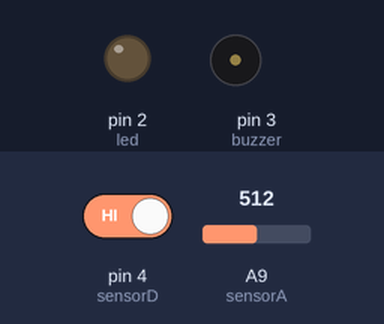
Bench run of a sketch on a simulated Arduino Mega 2560, built with avr-gcc and run on an emulated ATmega2560. Shown: output pins drawn as LEDs (lit = HIGH), buzzer (waves = sounding, pin HIGH). The test bench sets the inputs (shaded band); at power-on: pin 4 (sensorD) HIGH, A9 (sensorA) = 512.

Above: at 1.3 s.
1.4 s: pin 4 (sensorD) driven LOW
At 2.6 s:
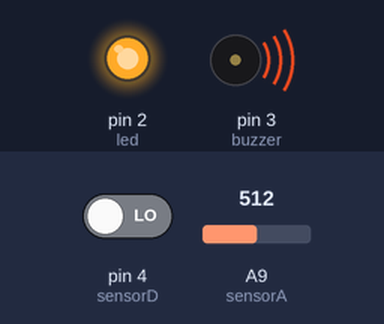
3.0 s: pin 4 (sensorD) driven HIGH
At 3.7 s:
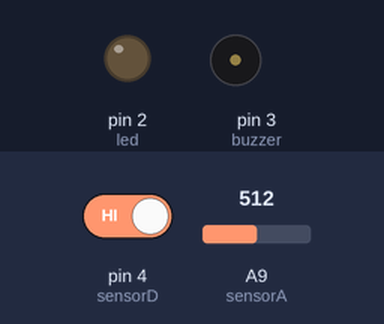
Timing chart, 0 to 6.0 s (numbered marks = the images above; inputs shaded):
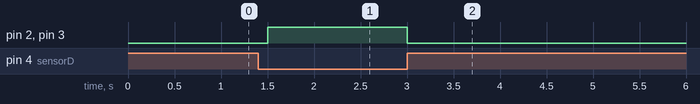

Measured:
- after the input at 1.4 s, pin 2 (led), pin 3 (buzzer): LOW → HIGH after 0.10 s
- after the input at 3.0 s, pin 2 (led), pin 3 (buzzer): HIGH → LOW at once

The sketch:

Alarme_de_Incendio.ino
```cpp
int sensorA = A9; // Pino analógico do sensor na porta A9
int sensorD = 4; // Pino digital do sensor na porta Digital 4
int buzzer = 3; // Buzzer na porta 3
int led = 2; // LED na porta 2

int analogico;
int digital;

void setup() {
 // Definindo componentes como entradas ou saída

 pinMode(sensorA, INPUT);
 pinMode(sensorD, INPUT);
 pinMode(led, OUTPUT);
 pinMode(buzzer, OUTPUT);
}
void loop() {

 digital = digitalRead(sensorD); // lendo pino digital do sensor
 analogico = analogRead(sensorA); // lendo pino analógico do sensor

 if (digital == 0){ // Se o Sensor detectar fumaça ou gás

  digitalWrite(buzzer, HIGH); // Buzzer emite som
  digitalWrite(led, HIGH); //  LED acende

 }else{ // Se não

  digitalWrite(buzzer, LOW); // Buzzer permanece desligado
  digitalWrite(led, LOW); // LED permanece desligado
  delay(500);
 }
}
```
